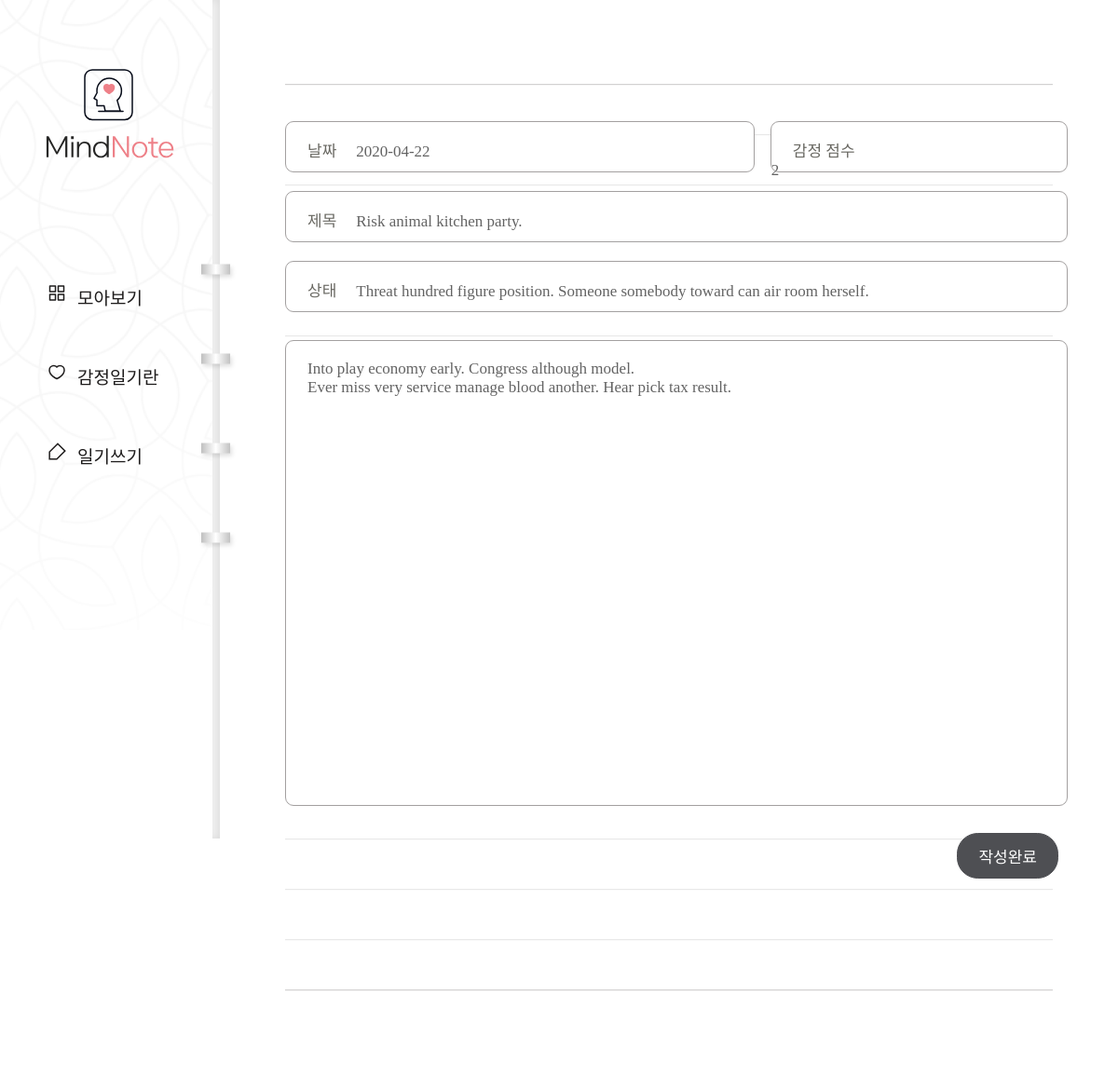
Page /diary/page/20/edit on the committed database.
### diary/models.py (models this page shows, shortened)
class Page(models.Model):
    title = models.CharField(max_length=100, validators=[validate_no_hash])
    content = models.TextField(validators=[validate_no_hash])
    feeling = models.CharField(
        max_length=80, validators=[validate_no_hash, validate_no_numbers]
    )
    score = models.IntegerField(validators=[validate_score])
    dt_created = models.DateField()

### diary/views.py (the view, shortened to what this page needs)
class PageUpdateView(UpdateView):
    model = Page
    form_class = PageForm
    template_name = "diary/page_form.html"
    pk_url_kwarg = "page_id"

### diary/forms.py
class PageForm(forms.ModelForm):
    class Meta:
        model = Page
        fields = ["title", "content", "feeling", "score", "dt_created"]

### diary/templates/diary/page_form.html (shortened to what this page needs)
{% extends './base.html' %}
{% block content %}
  <div class="wrap-post">
    <form method="post">{% csrf_token %}
      <div class="editor">
        <div class="input input-date">
          <p>날짜</p>
          {{ form.dt_created }}
        </div>
        <div class="input input-score">
          <p>감정 점수</p>
          {{ form.score }}
        </div>
        <div class="input input-title">
          <p>제목</p>
          {{ form.title }}
        </div>
        <div class="input input-state">
          <p>상태</p>
          {{ form.feeling }}
        </div>
        {{ form.content }}
        <div class="post-btn">
          <input type="submit" value="작성완료">
        </div>
      </div>
    </form>
  </div>
{% endblock content %}

### diary/static/diary/css/styles.css (style rules this page uses)
h1,h2,h3,p,a,ul,li { margin: 0; padding: 0; font-family: 'NanumSquare'; list-style: none; text-decoration: none; outline: none; }
html { position: relative; min-height: 100%; margin: 0; }
body { margin: 0; padding: 0; -webkit-font-smoothing: antialiased; -moz-osx-font-smoothing: auto; }
.wrap-post { padding-left: 236px; padding-top: 10px; padding-bottom: 50px; }
form { margin: 0 70px; padding-top: 120px; padding-bottom: 200px; background: url(../image/note-bg.svg) repeat-x center/1535px 974px; }
.editor { overflow: hidden; width: 840px; margin: 0 auto; }
.input { position: relative; height: 55px; margin-bottom: 20px; border: solid 1px #a3a0a0; border-radius: 9px; background: #fff; box-sizing: border-box; }
.input-date { float: left; width: 60%; }
.input-score { float: right; width: 38%; }
.input-title { float: left; width: 100%; }
.input-state { float: left; width: 100%; margin-bottom: 30px; }
.input p { display: inline-block; padding-top: 17px; padding-left: 23px; padding-right: 17px; font-family: 'NanumSquare'; color: #696862; font-size: 17px; }
.input-title input { width: 750px; }
.input-state input { width: 750px; }
input { padding: 0; font-family: 'NanumBarunpen'; color: #636363; font-size: 17px; background-color: transparent; border: none; box-sizing: border-box; }
textarea { width: 100%; height: 500px; padding: 20px 23px 30px 23px; font-family: 'NanumBarunpen'; color: #636363; font-size: 17px; border: solid 1px #a3a0a0; border-radius: 9px; box-sizing: border-box; resize: none; }
input::placeholder,textarea::placeholder { color: #bcbbb6; }
.post-btn { overflow: hidden; margin-top: 25px; }
input[type="submit"] { float: right; padding: 11px 22px; margin-right: 10px; font-family: 'NanumSquare'; color: #fff; font-size: 17px; background-color: #4e4f53; border: solid 1px #4e4f53; border-radius: 22.5px; cursor: pointer; }

### rows in the picture
Page: dt_created "2020-04-22", score "2", title "Risk animal kitchen party.", feeling "Threat hundred figure position. Someone somebody toward can air room herself.", content "Into play economy early. Congress although model. Ever miss very service manage blood another. Hear pick tax result."
